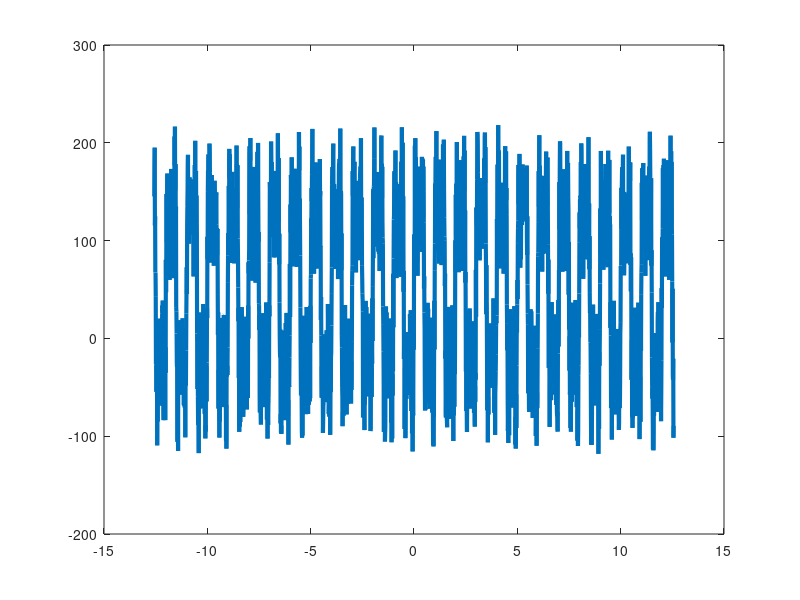

This chart was generated by the following MATLAB code:

t = -4*pi:0.01:4*pi;

x1 = 100*sin(2*pi*t);  

x3 = 50*sin(2*pi*3*t);

x5 = 35*sin(2*pi*5*t);

noise = 100*rand(1, length(x1));

CollectSignal = (x1+x3+x5+noise);

plot(t, CollectSignal, 'linewidth', 3);